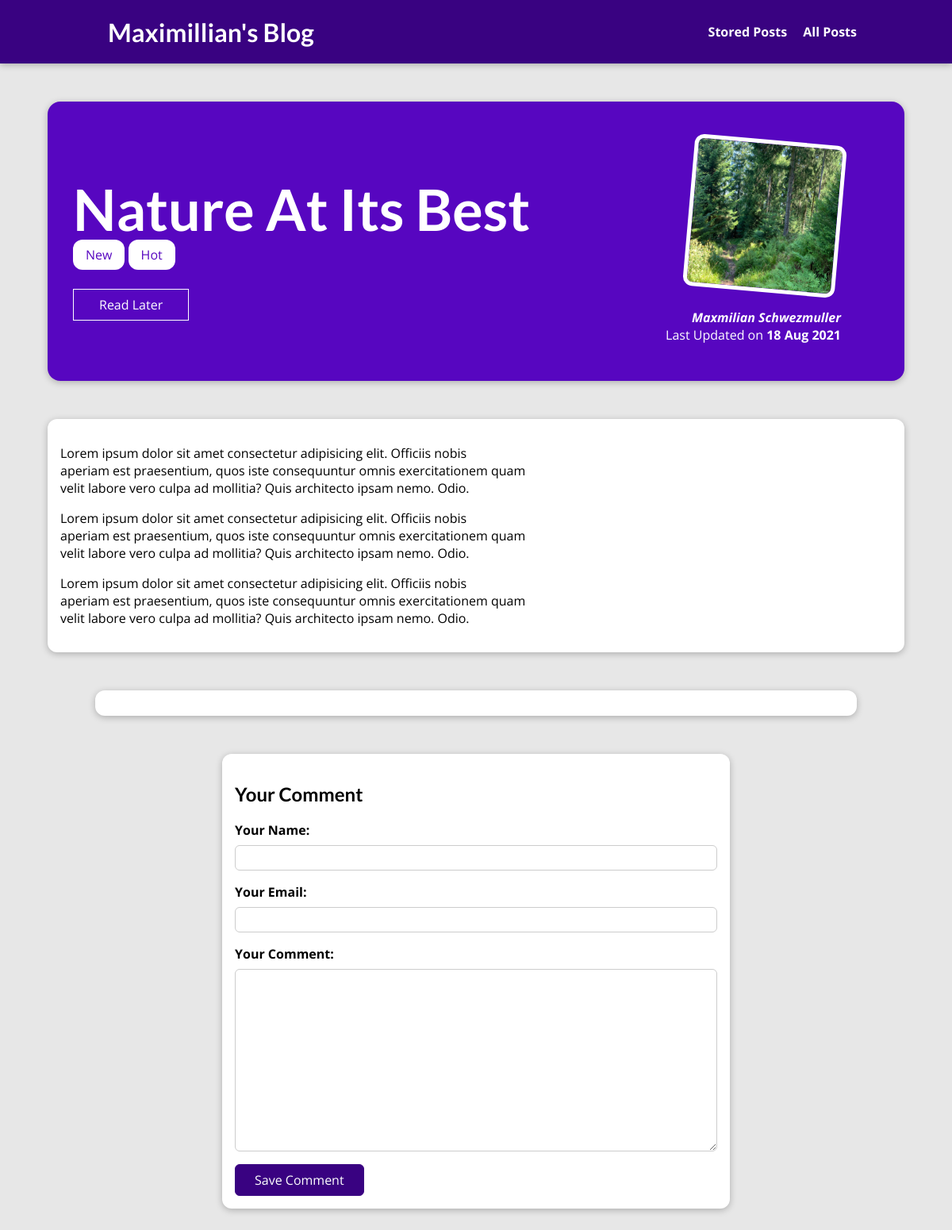
The page /posts/nature-at-its-best on the database its author committed.
### blog/models.py (models this page shows, shortened)
class Post(models.Model):
    title = models.CharField(max_length=150)
    excerpt = models.CharField(max_length=300)
    image = models.ImageField(upload_to="posts" , null=True)
    date = models.DateField(auto_now=True)
    slug = models.SlugField(unique=True , db_index=True)
    content = models.TextField(validators=[MinLengthValidator(10)])
    author = models.ForeignKey(Author,on_delete=models.SET_NULL,null=True,related_name="posts")
    tags = models.ManyToManyField(Tag)

class Tag(models.Model):
    caption = models.CharField(max_length=20)
    def __str__(self):
        return self.caption

class Author(models.Model):
    first_name = models.CharField(max_length=100)
    last_name = models.CharField(max_length=100)
    email_address = models.EmailField()
    def full_name(self):
        return f"{self.first_name} {self.last_name}"
    def __str__(self):
        return self.full_name()

### blog/views.py (the view, shortened to what this page needs)
# urls.py: path('posts/<slug:slug>',views.posts_detail,name="posts-detail-page"),
def posts_detail(request, slug):
    identified_post = Post.objects.get(slug=slug)
    post_tags = identified_post.tags.all()
    stored_posts = request.session.get("stored_posts")
    if stored_posts is not None:
        is_saved_for_later = identified_post.id in stored_posts
    else:
        is_saved_for_later = False
    all_comments = identified_post.comments.all().order_by("-id")
    if request.method=="GET":
        return render(request,"blog/post-detail.html",{
            "post":identified_post,
            "post_tags":post_tags,
            "comment_form":CommentForm(),
            "comments":all_comments,
            "is_saved_for_later":is_saved_for_later})

### blog/forms.py
class CommentForm(forms.ModelForm):
    class Meta:
        model = Comment
        fields = ["user_name","user_email","text"]
        labels = {
            "user_name": "Your Name",
            "user_email": "Your Email",
            "text": "Your Comment"
        }

### blog/templates/blog/post-detail.html (shortened to what this page needs)
{% extends "base.html" %}
{% load static %}
{% block css_files %}
<link rel="stylesheet" type="text/css" href="{% static 'blog/post-detail.css' %}" />
{% endblock %}
{% block content %}
    <section id="summary">
      <h2>{{post.title}}</h2>
      {% for tag in post_tags %}
      <span class="tag">{{tag}}</span>
      {% endfor %}
      <div id="read-later">
      <form action="{% url "read-later" %}" method="POST">
        <button>
            {% if is_saved_for_later %}
                Remove from Read Later
            {% else %}
                Read Later
            {% endif %}
        </button>
      </form>
      </div>
       <article>
           <img src="{{post.image.url}}"  alt={{post.title}}/>
           <address> <a href="mailto:{{post.author.email_address}}"> {{post.author}}</a></address>
           <div>
               Last Updated on <time>{{post.date |date:"d M Y"}}</time>
           </div>
       </article>
    </section>
    <main>
        {{post.content | linebreaks}}
    </main>
    <section id="comments">
    </section>
    <section id="comment-form">
        <h2> Your Comment </h2>
        <form action="{% url 'posts-detail-page' post.slug %}" method="POST">
        {% for form_field in comment_form %}
        <div class="form-control {% if form_field.errors %}invalid{% endif %}">
            {{form_field.label_tag}}
            {{form_field}}
        </div>
        {% endfor %}
        <button> Save Comment </button>
        </form>
    </section>
{% endblock %}

### static/app.css (style rules this page uses)
* { box-sizing: border-box; }
html { font-family: 'Open Sans', 'Lato', sans-serif; }
body { margin: 0; }
h1, h2, h3 { font-family: 'Lato', sans-serif; font-weight: bold; }

### blog/static/blog/post-detail.css (style rules this page uses)
body { background-color: #e7e7e7; }
#summary { margin: 8rem auto 3rem auto; padding: 2rem; width: 90%; max-width: 90rem; border-radius: 16px; background-color: #5706c0; position: relative; box-shadow: 0 2px 8px rgba(0, 0, 0, 0.25); height: 22rem; }
#summary h2 { color: white; font-size: 4.5rem; margin-bottom: 0.25rem; }
#summary article { position: absolute; top: 2rem; right: 3rem; padding: 1rem 2rem; border-radius: 12px; text-align: right; color: white; }
#summary article img { width: 12rem; height: 12rem; border-radius: 12px; transform: rotateZ(5deg); border: 5px solid white; margin-bottom: 1rem; }
#summary address { font-weight: bold; }
#summary a { color : white; text-decoration: none; }
#summary time { font-weight: bold; }
#read-later { margin: 2rem 0; }
#read-later button { background-color: transparent; border: 1px solid white; padding: 0.5rem 2rem; font: inherit; color: white; cursor: pointer; }
main { width: 90%; max-width: 90rem; margin: 3rem auto; background-color: white; padding: 1rem; border-radius: 12px; box-shadow: 0 2px 8px rgba(0, 0, 0, 0.25); }
.tag { background-color:white; color : #5706c0; padding : 0.5rem 1rem; border-radius: 12px; }
#comment-form { margin: 3rem auto; width: 90%; max-width: 40rem; border-radius: 12px; background-color: white; box-shadow: 0 2px 8px rgba(0, 0, 0, 0.25); padding: 1rem; }
#comment-form button { font: inherit; background-color: #390281; color: white; border: 1px solid #390281; padding: 0.5rem 1.5rem; border-radius: 6px; cursor: pointer; }
.form-control { margin-bottom: 1rem; }
.form-control label { font-weight: bold; margin-bottom: 0.5rem; display: block; }
.form-control input, .form-control textarea { display: block; width: 100%; font: inherit; padding: 0.25rem; border-radius: 6px; border: 1px solid #ccc; }
#comments { margin: 3rem auto; width: 90%; max-width: 60rem; border-radius: 12px; background-color: white; box-shadow: 0 2px 8px rgba(0, 0, 0, 0.25); padding: 1rem 2rem; }

### rows shown on the page
Post: title "Nature At Its Best", image (picture), author "Maxmilian Schwezmuller", date "18 Aug 2021", content "Lorem ipsum dolor sit amet consectetur adipisicing elit. Officiis nobis aperiam est praesentium, quos iste consequuntur omnis exercitationem quam velit labore vero culpa ad mollitia? Quis architecto ipsam nemo. Odio. Lorem ipsum dolor sit amet consectetur adipisicing elit. Officiis nobis aperiam est praesentium, quos iste consequuntur omnis exercitationem quam velit labore vero culpa ad mollitia? Quis architecto ipsam nemo. Odio. Lorem ipsum dolor sit amet consectetur adipisicing elit. Officiis nobis aperiam est praesentium, quos iste consequuntur omnis exercitationem quam velit labore vero culpa ad mollitia? Quis architecto ipsam nemo. Odio."
Tag: caption "New"
Tag: caption "Hot"
